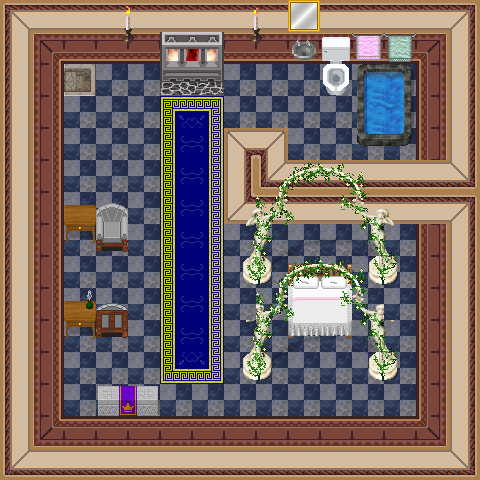

This is a level from a 2D game, rendered from its Tiled map with the project's own tilesets. A one-line summary and the map file follow, with tile-layer data summarised:
An orthogonal 15x15 tile map with 32x32 px tiles, 7 tile layers (0_floor, 1_terrain, 2_object, 3_roof, ...), 1 hidden layer not drawn, 21 tilesets.

<map version="1.0" tiledversion="1.0.3" orientation="orthogonal" renderorder="right-down" width="15" height="15" tilewidth="32" tileheight="32" nextobjectid="1">
 <tileset firstgid="1" name="wall red" tilewidth="32" tileheight="32" tilecount="16" columns="4">
  <image source="../../tileset/building/wall/int_wall_dark_red.png" width="128" height="128" />
 </tileset>
 <tileset firstgid="17" name="int red wall" tilewidth="32" tileheight="32" tilecount="16" columns="4">
  <image source="../../tileset/building/wall/int_wall_dark_red_corners.png" width="128" height="128" />
 </tileset>
 <tileset firstgid="33" name="int red wall corners" tilewidth="32" tileheight="32" tilecount="8" columns="2">
  <image source="../../tileset/building/wall/int_wall_dark_red_corners_2.png" width="64" height="128" />
 </tileset>
 <tileset firstgid="41" name="sink" tilewidth="32" tileheight="32" tilecount="6" columns="2">
  <image source="../../tileset/furniture/sink/dark_front_on.png" width="64" height="96" />
 </tileset>
 <tileset firstgid="47" name="collision" tilewidth="32" tileheight="32" tilecount="1" columns="1">
  <image source="../../tileset/logic/collision.png" width="32" height="32" />
 </tileset>
 <tileset firstgid="48" name="furnace green" tilewidth="32" tileheight="32" tilecount="4" columns="2">
  <image source="../../tileset/building/decoration/furnace.png" width="64" height="64" />
 </tileset>
 <tileset firstgid="52" name="fire" tilewidth="32" tileheight="32" tilecount="27" columns="3">
  <image source="../../tileset/ground/fire/fire.png" width="96" height="288" />
 </tileset>
 <tileset firstgid="79" name="flames" tilewidth="32" tileheight="32" tilecount="6" columns="6">
  <image source="../../tileset/furniture/light/flames.png" width="192" height="32" />
 </tileset>
 <tileset firstgid="85" name="towels" tilewidth="32" tileheight="32" tilecount="6" columns="6">
  <image source="../../tileset/item/textile/towels.png" width="192" height="32" />
 </tileset>
 <tileset firstgid="91" name="pictures small 2" tilewidth="32" tileheight="32" tilecount="4" columns="2">
  <image source="../../tileset/furniture/picture/small_2.png" width="64" height="64" />
 </tileset>
 <tileset firstgid="95" name="sofa chair gray" tilewidth="32" tileheight="32" tilecount="12" columns="3">
  <image source="../../tileset/furniture/chair/sofa_chair_grey.png" width="96" height="128" />
 </tileset>
 <tileset firstgid="107" name="floor tiles" tilewidth="32" tileheight="32" tilecount="9" columns="3">
  <image source="../../tileset/ground/indoor/floor_tiles.png" width="96" height="96" />
 </tileset>
 <tileset firstgid="116" name="royal blue" tilewidth="32" tileheight="32" tilecount="9" columns="3">
  <image source="../../tileset/furniture/carpet/royalblue.png" width="96" height="96" />
 </tileset>
 <tileset firstgid="125" name="bathroom basin" tilewidth="32" tileheight="32" tilecount="3" columns="3">
  <image source="../../tileset/furniture/bathroom/basin.png" width="96" height="32" />
 </tileset>
 <tileset firstgid="128" name="bathroom toilet" tilewidth="32" tileheight="32" tilecount="6" columns="3">
  <image source="../../tileset/furniture/bathroom/toilet.png" width="96" height="64" />
 </tileset>
 <tileset firstgid="134" name="desk" tilewidth="32" tileheight="32" tilecount="4" columns="2">
  <image source="../../tileset/furniture/table/desk.png" width="64" height="64" />
 </tileset>
 <tileset firstgid="138" name="lights candle" tilewidth="32" tileheight="32" tilecount="36" columns="6">
  <image source="../../tileset/furniture/light/lights_candle.png" width="192" height="192" />
 </tileset>
 <tileset firstgid="174" name="stairs" tilewidth="32" tileheight="32" tilecount="12" columns="2">
  <image source="../../tileset/building/stairs/stairs.png" width="64" height="192" />
 </tileset>
 <tileset firstgid="186" name="arch flowered" tilewidth="32" tileheight="32" tilecount="24" columns="6">
  <image source="../../tileset/item/statue/flowered_arch.png" width="192" height="128" />
 </tileset>
 <tileset firstgid="210" name="chest purple" tilewidth="32" tileheight="32" tilecount="2" columns="2">
  <image source="../../tileset/item/chest/chest_purple.png" width="64" height="32" />
 </tileset>
 <tileset firstgid="212" name="double_white_pink" tilewidth="32" tileheight="32" tilecount="18" columns="6">
  <image source="../../tileset/furniture/bed/double_white_pink.png" width="192" height="96" />
 </tileset>
 <layer name="0_floor" width="15" height="15">
  <data>[225 cells, 225 non-empty, 2 distinct tile ids]</data>
 </layer>
 <layer name="1_terrain" width="15" height="15">
  <data>[225 cells, 156 non-empty, 43 distinct tile ids]</data>
 </layer>
 <layer name="2_object" width="15" height="15">
  <data>[225 cells, 28 non-empty, 26 distinct tile ids]</data>
 </layer>
 <layer name="3_roof" width="15" height="15">
  <data>[225 cells, 25 non-empty, 20 distinct tile ids]</data>
 </layer>
 <layer name="4_roof_add" width="15" height="15">
  <data>[225 cells, 8 non-empty, 8 distinct tile ids]</data>
 </layer>
 <layer name="objects" width="15" height="15">
  <data>[225 cells, 0 non-empty, 0 distinct tile ids]</data>
 </layer>
 <layer name="collision" width="15" height="15" visible="0" opacity="0.35">
  <data>[225 cells, 146 non-empty, 1 distinct tile ids]</data>
 </layer>
 <layer name="protection" width="15" height="15">
  <data>[225 cells, 0 non-empty, 0 distinct tile ids]</data>
 </layer>
</map>
